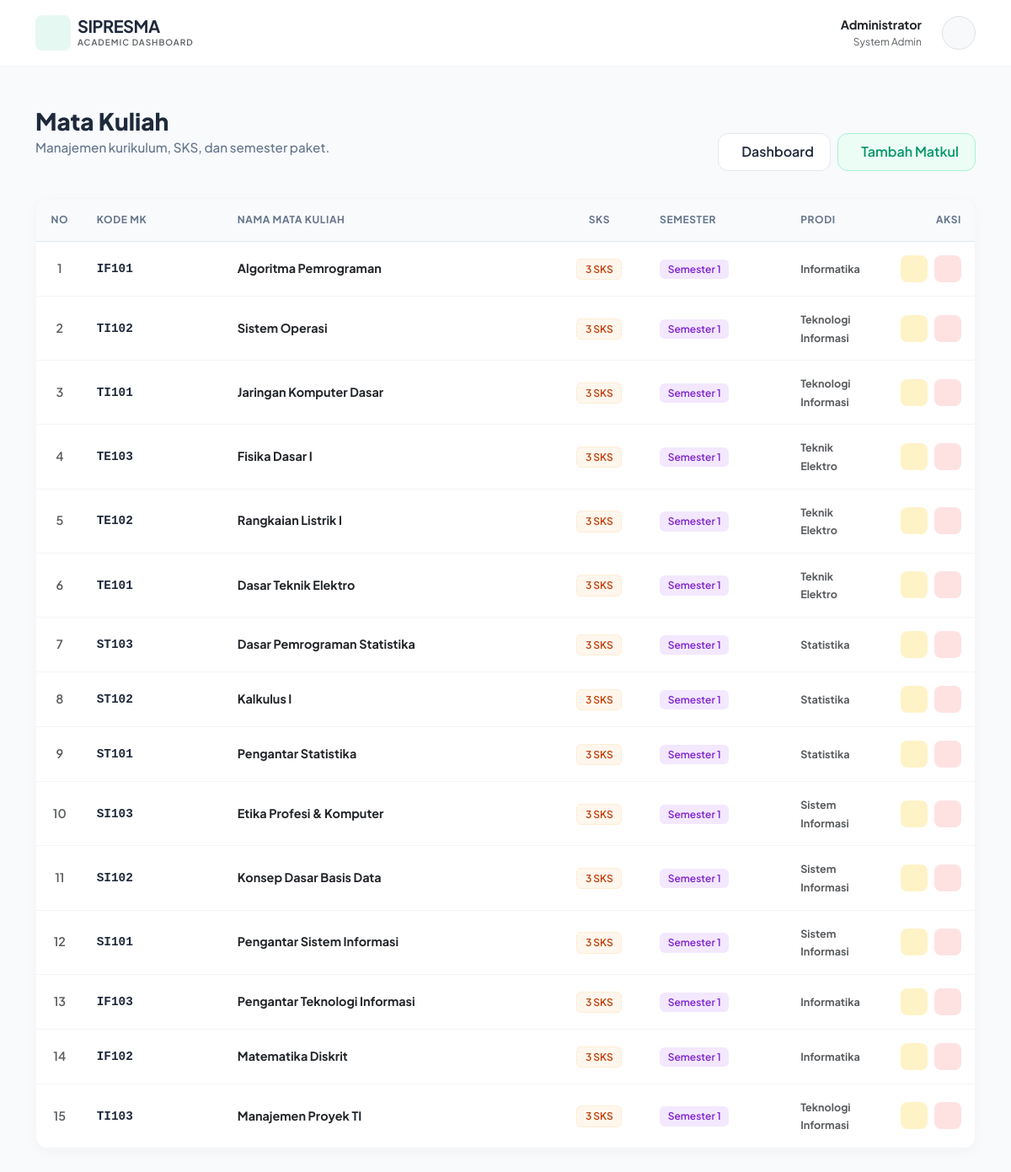
The page /matakuliah/index.php (signed in) on the database its author committed.
### tables this page shows
CREATE TABLE `matakuliah` (
  `kode_mk` varchar(20) NOT NULL,
  `id_prodi` int(11) NOT NULL,
  `nama_mk` varchar(100) NOT NULL,
  `sks` int(11) NOT NULL,
  `semester_paket` int(11) DEFAULT NULL
);

CREATE TABLE `prodi` (
  `id_prodi` int(11) NOT NULL,
  `kode_prodi` varchar(10) NOT NULL,
  `nama_prodi` varchar(100) NOT NULL,
  `jenjang` varchar(5) NOT NULL
);

### matakuliah/index.php (the view, shortened to what this page needs)
<?php
include '../config/koneksi.php';
?>
<!DOCTYPE html>
<html lang="id">
<head>
    <link href="https://cdn.jsdelivr.net/npm/bootstrap@5.3.0/dist/css/bootstrap.min.css" rel="stylesheet">
</head>
<body>
    <nav class="navbar navbar-expand-lg navbar-clean mb-5">
        <div class="container">
            <a class="navbar-brand d-flex align-items-center gap-2" href="#">
                <div class="logo-box"><iconify-icon icon="solar:infinity-bold" style="font-size: 1.5rem;"></iconify-icon></div>
                <div><h5 class="fw-bold mb-0 brand-text">SIPRESMA</h5><p class="mb-0 text-muted" style="font-size: 10px; font-weight: 600; letter-spacing: 1px;">ACADEMIC DASHBOARD</p></div>
            </a>
            <div class="d-flex align-items-center gap-4">
                <div class="d-none d-md-block text-end"><p class="mb-0 fw-bold text-dark" style="font-size: 0.9rem;">Administrator</p><p class="mb-0 text-muted" style="font-size: 0.75rem;">System Admin</p></div>
                <div class="bg-light rounded-circle border p-1 d-flex align-items-center justify-content-center" style="width: 40px; height: 40px;">
                </div>
            </div>
        </div>
    </nav>
    <div class="container">
        <div class="page-header">
            <div>
                <h2 class="page-title">Mata Kuliah</h2>
                <p class="page-subtitle">Manajemen kurikulum, SKS, dan semester paket.</p>
            </div>
            <div class="d-flex gap-2">
                <a href="../dashboard/index.php" class="btn-clean"><iconify-icon icon="solar:arrow-left-linear"></iconify-icon> Dashboard</a>
                <a href="create.php" class="btn-primary-soft"><iconify-icon icon="solar:add-circle-bold"></iconify-icon> Tambah Matkul</a>
            </div>
        </div>
        <div class="card-modern">
            <div class="table-responsive">
                <table class="table table-custom mb-0">
                    <thead>
                        <tr>
                            <th width="5%" class="text-center">No</th>
                            <th width="15%">Kode MK</th>
                            <th width="35%">Nama Mata Kuliah</th>
                            <th width="10%" class="text-center">SKS</th>
                            <th width="15%">Semester</th>
                            <th width="10%">Prodi</th>
                            <th width="10%" class="text-end">Aksi</th>
                        </tr>
                    </thead>
                    <tbody>
                        <?php
                        $query = mysqli_query($koneksi, "SELECT * FROM matakuliah JOIN prodi ON matakuliah.id_prodi = prodi.id_prodi ORDER BY semester_paket ASC");
                        $no = 1;
                        while ($data = mysqli_fetch_array($query)) {
                        ?>
                            <tr>
                                <td class="text-center fw-semibold text-muted"><?php echo $no++; ?></td>
                                <td><span class="text-mono"><?php echo $data['kode_mk']; ?></span></td>
                                <td><span class="fw-bold text-dark"><?php echo $data['nama_mk']; ?></span></td>
                                <td class="text-center"><span class="badge-pill badge-sks"><?php echo $data['sks']; ?> SKS</span></td>
                                <td><span class="badge-pill badge-smt">Semester <?php echo $data['semester_paket']; ?></span></td>
                                <td><span class="text-muted small fw-bold"><?php echo $data['nama_prodi']; ?></span></td>
                                <td class="text-end">
                                    <div class="d-flex justify-content-end gap-2">
                                        <a href="update.php?kode=<?php echo $data['kode_mk']; ?>" class="btn-icon-soft btn-edit"><iconify-icon icon="solar:pen-bold"></iconify-icon></a>
                                        <a href="delete.php?kode=<?php echo $data['kode_mk']; ?>" class="btn-icon-soft btn-delete" onclick="return confirm('Hapus MK ini?')"><iconify-icon icon="solar:trash-bin-trash-bold"></iconify-icon></a>
                                    </div>
                                </td>
                            </tr>
                        <?php } ?>
                    </tbody>
                </table>
            </div>
        </div>
    </div>
</body>
</html>

### matakuliah/index.php (style rules this page uses)
:root { --primary: #10b981; --bg-body: #f8fafc; --text-main: #1e293b; --text-muted: #64748b; --card-shadow: 0 4px 15px rgba(0,0,0,0.03); }
body { font-family: 'Plus Jakarta Sans', sans-serif; background-color: var(--bg-body); color: var(--text-main); padding-bottom: 3rem; }
.navbar-clean { background: white; border-bottom: 1px solid rgba(0,0,0,0.05); padding: 0.8rem 0; position: sticky; top: 0; z-index: 100; }
.logo-box { background: rgba(16, 185, 129, 0.1); color: #10b981; width: 42px; height: 42px; border-radius: 8px; display: flex; align-items: center; justify-content: center; }
.brand-text { color: var(--text-main); letter-spacing: -0.5px; }
.page-header { margin-top: 2rem; margin-bottom: 2rem; display: flex; justify-content: space-between; align-items: end; }
.page-title { font-size: 1.75rem; font-weight: 800; color: var(--text-main); margin-bottom: 0.25rem; }
.page-subtitle { color: var(--text-muted); font-size: 0.95rem; font-weight: 500; }
.card-modern { background: white; border-radius: 16px; border: 1px solid rgba(0,0,0,0.03); box-shadow: var(--card-shadow); overflow: hidden; }
.table-custom thead th { background-color: #f8fafc; color: var(--text-muted); font-weight: 700; font-size: 0.75rem; text-transform: uppercase; letter-spacing: 0.05em; padding: 1rem; border-bottom: 1px solid #e2e8f0; }
.table-custom tbody td { padding: 1rem; vertical-align: middle; border-bottom: 1px solid #f1f5f9; font-size: 0.9rem; color: var(--text-main); }
.badge-pill { padding: 0.35em 0.8em; border-radius: 6px; font-weight: 600; font-size: 0.75rem; }
.badge-sks { background: #fff7ed; color: #c2410c; border: 1px solid #ffedd5; }
.badge-smt { background: #f3e8ff; color: #7e22ce; }
.text-mono { font-family: 'Courier New', monospace; color: var(--text-main); font-weight: 700; }
.btn-clean { background: white; border: 1px solid #e2e8f0; color: var(--text-main); font-weight: 600; padding: 0.6rem 1.2rem; border-radius: 12px; display: inline-flex; align-items: center; gap: 8px; text-decoration: none; transition: all 0.2s; }
.btn-primary-soft { background: #ecfdf5; color: #059669; border: 1px solid #a7f3d0; font-weight: 600; padding: 0.6rem 1.2rem; border-radius: 12px; display: inline-flex; align-items: center; gap: 8px; text-decoration: none; transition: all 0.2s; }
.btn-icon-soft { width: 32px; height: 32px; border-radius: 8px; display: flex; align-items: center; justify-content: center; transition: all 0.2s; border: none; text-decoration: none; }
.btn-edit { background: #fef3c7; color: #b45309; }
.btn-delete { background: #fee2e2; color: #b91c1c; }

### rows shown on the page
matakuliah: kode_mk "IF101", nama_mk "Algoritma Pemrograman", sks "3", semester_paket "1", id_prodi.nama_prodi "Informatika"
matakuliah: kode_mk "TI102", nama_mk "Sistem Operasi", sks "3", semester_paket "1", id_prodi.nama_prodi "Teknologi Informasi"
matakuliah: kode_mk "TI101", nama_mk "Jaringan Komputer Dasar", sks "3", semester_paket "1", id_prodi.nama_prodi "Teknologi Informasi"
matakuliah: kode_mk "TE103", nama_mk "Fisika Dasar I", sks "3", semester_paket "1", id_prodi.nama_prodi "Teknik Elektro"
matakuliah: kode_mk "TE102", nama_mk "Rangkaian Listrik I", sks "3", semester_paket "1", id_prodi.nama_prodi "Teknik Elektro"
matakuliah: kode_mk "TE101", nama_mk "Dasar Teknik Elektro", sks "3", semester_paket "1", id_prodi.nama_prodi "Teknik Elektro"
matakuliah: kode_mk "ST103", nama_mk "Dasar Pemrograman Statistika", sks "3", semester_paket "1", id_prodi.nama_prodi "Statistika"
matakuliah: kode_mk "ST102", nama_mk "Kalkulus I", sks "3", semester_paket "1", id_prodi.nama_prodi "Statistika"
matakuliah: kode_mk "ST101", nama_mk "Pengantar Statistika", sks "3", semester_paket "1", id_prodi.nama_prodi "Statistika"
matakuliah: kode_mk "SI103", nama_mk "Etika Profesi & Komputer", sks "3", semester_paket "1", id_prodi.nama_prodi "Sistem Informasi"
matakuliah: kode_mk "SI102", nama_mk "Konsep Dasar Basis Data", sks "3", semester_paket "1", id_prodi.nama_prodi "Sistem Informasi"
matakuliah: kode_mk "SI101", nama_mk "Pengantar Sistem Informasi", sks "3", semester_paket "1", id_prodi.nama_prodi "Sistem Informasi"
matakuliah: kode_mk "IF103", nama_mk "Pengantar Teknologi Informasi", sks "3", semester_paket "1", id_prodi.nama_prodi "Informatika"
matakuliah: kode_mk "IF102", nama_mk "Matematika Diskrit", sks "3", semester_paket "1", id_prodi.nama_prodi "Informatika"
matakuliah: kode_mk "TI103", nama_mk "Manajemen Proyek TI", sks "3", semester_paket "1", id_prodi.nama_prodi "Teknologi Informasi"
